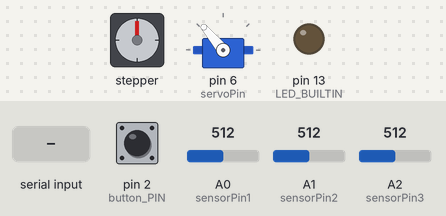
Recording of a sketch running on a simulated Arduino Uno, built with avr-gcc and run on an emulated ATmega328P. On the bench: stepper motor, servo, output pins drawn as LEDs (lit = HIGH). Wiring (inferred from the names in the program): stepper motor driver (200 steps per turn assumed): step pin 10; direction pin 9; enable pin 8. The inputs (shaded band) are chosen by the test bench; at power-on: pin 2 (button_PIN) LOW, A0 (sensorPin1) = 512, A1 (sensorPin2) = 512, A2 (sensorPin3) = 512. Pins used as bus, display or sensor lines are not drawn; what the sketch prints to the serial monitor is not drawn.

Above: at 1.2 s.
1.3 s: pin 2 (button_PIN) pulled HIGH for 0.15 s
At 1.7 s:
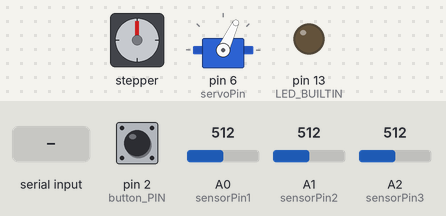
2.9 s: "g" received over Serial
Timing chart, 0 to 5.9 s (numbered marks = the images above; inputs shaded):
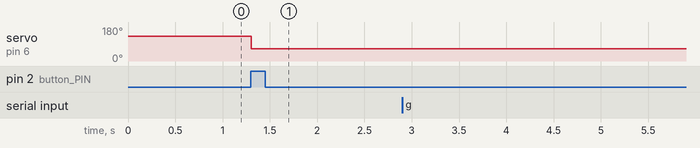

Measured:
- after the input at 1.3 s, servo on pin 6 (servoPin): 130° → 65° at once
- after the input at 2.9 s, every drawn part: stays the same

The sketch:

ArduinoCode.ino
```cpp
/*

Big Bottle      (30-40)-100
small Bottle      (5)-70

test Block      70-150

  This program will now write the angle to the python script


*/


#include <Servo.h>
#define STEP_PIN  10  //step
#define DIR_PIN   9   //direction
#define en_PIN   8    //direction

#define button_PIN  2 //Button Pin

#define servoPin 6    //Servo motor signal pin

Servo servoMotor;

const int sensorPin1 = A0; // 圧力センサ1のアナログ入力ピン   Index Finger
const int sensorPin2 = A1; // 圧力センサ2のアナログ入力ピン   Pinky
const int sensorPin3 = A2; // 圧力センサ3のアナログ入力ピン   Thumb
int vol_value1 = 0;
int vol_value2 = 0;
int vol_value3 = 0;

int data = 0;
char userInput;

int openPos = 130;
int closePos = 65;

int threshold = 1;


void moveMotor(){                 //This function moves the motor one step
   // digitalWrite(en_PIN, LOW);

    digitalWrite(STEP_PIN, HIGH);
    delay(1);
    digitalWrite(STEP_PIN, LOW);
    delay(1);

   // digitalWrite(en_PIN, HIGH);
}


void setup() {

  Serial.begin(115200); // シリアル通信の開始

  pinMode(DIR_PIN, OUTPUT);
  digitalWrite(DIR_PIN, LOW);

  pinMode(STEP_PIN, OUTPUT);
  digitalWrite(STEP_PIN, LOW);

  pinMode(en_PIN, OUTPUT);
  digitalWrite(en_PIN, HIGH);

  pinMode(button_PIN, INPUT);
  pinMode(LED_BUILTIN, OUTPUT);


  servoMotor.attach(servoPin);
  servoMotor.write(openPos);
}


//float pinkyCoord[2] = {8, 1}  ;      //Pinky cooridnate is point of refferance
//float indexCoord[2] = {pinkyCoord[0], pinkyCoord[1] + 5.2};
//float thumbCoord[2] = {pinkyCoord[0] - 6.22, pinkyCoord[1] + 1.93};
float pinkyCoord[2] = {8, 1}  ;      //Pinky cooridnate is point of refferance
float indexCoord[2] = {pinkyCoord[0], 6.2};
float thumbCoord[2] = {1, 6.17};


float midPoint[2] = {  ((indexCoord[0] + pinkyCoord[0] + thumbCoord[0] ) / 3),((indexCoord[1] + pinkyCoord[1] + thumbCoord[1] ) / 3)} ;

float currentCOG[2] ={0,0};

float recalculated[2]={0,0};


int CurrentPosition=400;

int buttonState = 0;
int start = 0 ;

int printAngle = 0 ;

void loop() {

  buttonState = digitalRead(button_PIN);

  if (buttonState == HIGH){
    digitalWrite(en_PIN, LOW);

    if(start == 0 ){
      servoMotor.write(closePos);
      delay(1000);
      start=1;

    }

  }


  //if(Serial.available()> 0){                  //If serial at all

    //userInput = Serial.read();               // read user input

     // if(userInput == 'g'){                  // if we get expected g value

          double voltage1, voltage2, voltage3, resistance1, resistance2, resistance3, pressure1, pressure2, pressure3; // 変数の宣言

          static int previousValue1 = 0; // Last sensor value, reset previous value
          static int previousValue2 = 0; // 前回のセンサ値
          static int previousValue3 = 0; // 前回のセンサ値

          int vol_value1 = analogRead(sensorPin1); // Read analog value from pressure sensor 1 index
          int vol_value2 = analogRead(sensorPin2); // 圧力センサ2からのアナログ値の読み取り         Pinky
          int vol_value3 = analogRead(sensorPin3); // 圧力センサ3からのアナログ値の読み取り         Thumb


          int valueDifference1 = vol_value1 - previousValue1; // Calculate the difference from the previous value of sensor 1
          int valueDifference2 = vol_value2 - previousValue2; // センサ2の前回値との差を計算
          int valueDifference3 = vol_value3 - previousValue3; // センサ2の前回値との差を計算

          voltage1 = vol_value1 * 5 / 1023.0; // Calculation of output voltage from pressure sensor 1
          voltage2 = vol_value2 * 5 / 1023.0; // 圧力センサ2からの出力電圧の計算
          voltage3 = vol_value3 * 5 / 1023.0; // 圧力センサ3からの出力電圧の計算
          resistance1 = (5 - voltage1) / voltage1 * 1000.0;
          resistance2 = (5 - voltage2) / voltage2 * 1000.0;
          resistance3 = (5 - voltage3) / voltage3 * 1000.0;
          pressure1 = resistance1 / 1000.0; // Calculation of pressure value from pressure sensor 1
          pressure2 = resistance2 / 1000.0; // 圧力センサ2からの圧力値の計算
          pressure3 = resistance3 / 1000.0; // 圧力センサ3からの圧力値の計算

          if(pressure1<0.07){
            pressure1=0;
          }
          if(pressure2<0.07){
            pressure2=0;
          }
          if(pressure3<0.07){
            pressure3=0;
          }

          if(Serial.available()> 0){                  //If serial at all

            userInput = Serial.read();               // read user input

              if(userInput == 'g'){                  // if we get expected g value

                Serial.print(pressure1); // Pressure value from pressure sensor 1
                Serial.print(",");
                Serial.print(pressure2); // 圧力センサ2からの圧力値
                Serial.print(",");
                Serial.print(pressure3); // 圧力センサ3からの圧力値
                printAngle=1;
              }
          }


          if(  (pressure1 + pressure2 + pressure3)==0 ){
            pressure1=1;
            pressure2=1;
            pressure3=1;
          }


          currentCOG[0]=(indexCoord[0]*pressure1 + pinkyCoord[0]*pressure2 + thumbCoord[0]*pressure3 ) / (pressure1+pressure2+pressure3);     //X coordinate
          currentCOG[1]=(indexCoord[1]*pressure1 + pinkyCoord[1]*pressure2 + thumbCoord[1]*pressure3 ) / (pressure1+pressure2+pressure3);     //Y Coordinate

          recalculated[0] = currentCOG[0] - midPoint[0];      //COP XY coordinates centered on the true center
          recalculated[1] = currentCOG[1] - midPoint[1];
///////////////////////////////////////////////////////////////////////////////////////////////////////////////////////////////////////////////////////


          //float xCentered = -1;
          //float yCentered = -1;
          float xCentered = recalculated[0];
          float yCentered = recalculated[1];

          float radius = (sqrt( sq(xCentered) + sq(yCentered)  ));

          if(xCentered ==0 && yCentered==0   ){
            yCentered=1;
          }


         // Serial.print(xCentered); // 圧力センサ2からの圧力値##########################
         // Serial.print(",");
          //Serial.println(yCentered); // 圧力センサ3からの圧力値

          float copAngle=0;

          if(xCentered>0){
              copAngle = (atan(yCentered/xCentered)) ;
          }else{
              //copAngle = (atan(yCentered/xCentered));
              copAngle = (atan(yCentered/xCentered))+3.14;
          }


          if(copAngle<0){     //Angle not 0
              copAngle = (2*3.14)+copAngle;
          }

          float copAngleDegrees = copAngle *  (180/3.14);

          if(copAngleDegrees > 180){
            copAngleDegrees=copAngleDegrees-180;
          }

          if(printAngle==1){
            Serial.print(",");
            Serial.println(copAngleDegrees);
            printAngle=0;
          }


          //Serial.print("COP degrees: "); /////////////////////######################
          //Serial.print(copAngleDegrees);
          int CurrentPositionDegrees = map(CurrentPosition, 0, 1600, 0, 360);
          //Serial.print(", Cuurent Angle: ");
          //Serial.println(CurrentPositionDegrees);

          int threshold=10;
          float travelAngle = abs(copAngleDegrees-CurrentPositionDegrees);
          float travelSteps = map(travelAngle,0,360,0,1600);
          //copStepPosition = map(copAngleDegrees);

          if(travelSteps>75){
            travelSteps=75;
          }

        //Threshold
          if(radius >5){
            if( copAngleDegrees < (CurrentPositionDegrees-threshold) ){             //Correcting for offcenter COP
                //Serial.println("Turning Counter clockwise");
                digitalWrite(DIR_PIN,LOW );
                for(int i=0;i < travelSteps  ;  i++){
                     moveMotor();
                     CurrentPosition=CurrentPosition-1;
                }

              }else if(copAngleDegrees > (CurrentPositionDegrees+threshold) ){
                //Serial.println("Turning clockwise");
                digitalWrite(DIR_PIN,HIGH );
                for(int i=0;i < travelSteps  ;  i++){
                     moveMotor();
                     CurrentPosition = CurrentPosition+1;
                }
            }else{
              //Serial.println("Centered");
            }
          }
          /*                                                        //#########################
          Serial.print("TOP has rotated to ");
          Serial.print(CurrentPosition);
          Serial.print(" of angle ");
          Serial.println(map(CurrentPosition,0,1600,0,360)  );
          */
          //DIR_PIN LOW is Clockwise

          //DIR_PIN HIGH is Counter Clockwise


///////////////////////////////////////////////////////////////////////////////////////////////////////////////////////////////////////////
          //Serial.print(recalculated[0]); // 圧力センサ2からの圧力値
          //Serial.print(",");
          //Serial.println(recalculated[1]); // 圧力センサ3からの圧力値

          previousValue1 = vol_value1; // Save the current value of sensor 1
          previousValue2 = vol_value2; // センサ2の現在値を保存
          previousValue3 = vol_value3; // センサ3の現在値を保存
    //} // if user input 'g'
  //} // Serial.available
} // Void Loop
```
